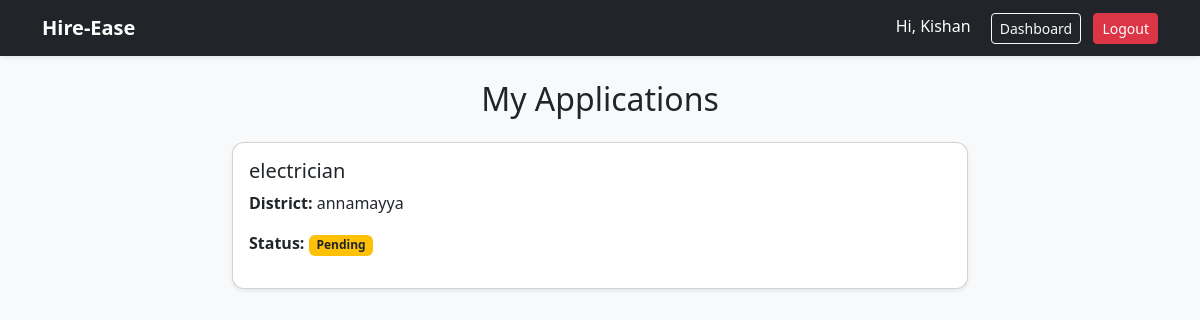
The page /my_applications (signed in) on the database its author committed.
### tables this page shows
CREATE TABLE applications (
           id INTEGER PRIMARY KEY AUTOINCREMENT,
            job_id INTEGER,
            worker_id INTEGER,
            status TEXT
        );

CREATE TABLE jobs (
            id INTEGER PRIMARY KEY AUTOINCREMENT,
            user_id INTEGER,
            title TEXT,
            description TEXT,
            district TEXT,
            required_skill TEXT,
            status TEXT,
            max_hires INTEGER
        );

### app.py (the view)
@app.route("/my_applications")
def my_applications():
    if "user_id" not in session or session["role"] != "worker":
        return redirect("/login")
    conn = sqlite3.connect("hireease.db")
    c = conn.cursor()
    c.execute("""
        SELECT jobs.title, jobs.district, applications.status, users.contact
        FROM applications
        JOIN jobs ON applications.job_id = jobs.id
        JOIN users ON jobs.user_id = users.id
        WHERE applications.worker_id=?
    """, (session["user_id"],))
    applications = c.fetchall()
    conn.close()
    return render_template("my_applications.html", applications=applications)

### templates/my_applications.html (shortened to what this page needs)
{% extends "base.html" %}
{% block content %}
<div class="row justify-content-center">
    <div class="col-md-8">
        <h2 class="mb-4 text-center">My Applications</h2>
        {% for app in applications %}
            <div class="card mb-3 shadow-sm">
                <div class="card-body">
                    <h5 class="card-title">{{ app[0] }}</h5>
                    <p><strong>District:</strong> {{ app[1] }}</p>
                    <p>
                        <strong>Status:</strong>
                        {% if app[2] == "Accepted" %}
                            <span class="badge bg-success">Accepted</span>
                        {% elif app[2] == "Rejected" %}
                            <span class="badge bg-danger">Rejected</span>
                        {% else %}
                            <span class="badge bg-warning text-dark">Pending</span>
                        {% endif %}
                    </p>
                </div>
            </div>
        {% endfor %}
    </div>
</div>
{% endblock %}

### templates/base.html (style rules this page uses)
body { background-color: #f8f9fa; }
.card { border-radius: 12px; }

### rows shown on the page
applications: title "electrician", district "annamayya", status "Pending"

### other values the page prints
{{ session['name'] }} "Kishan"
